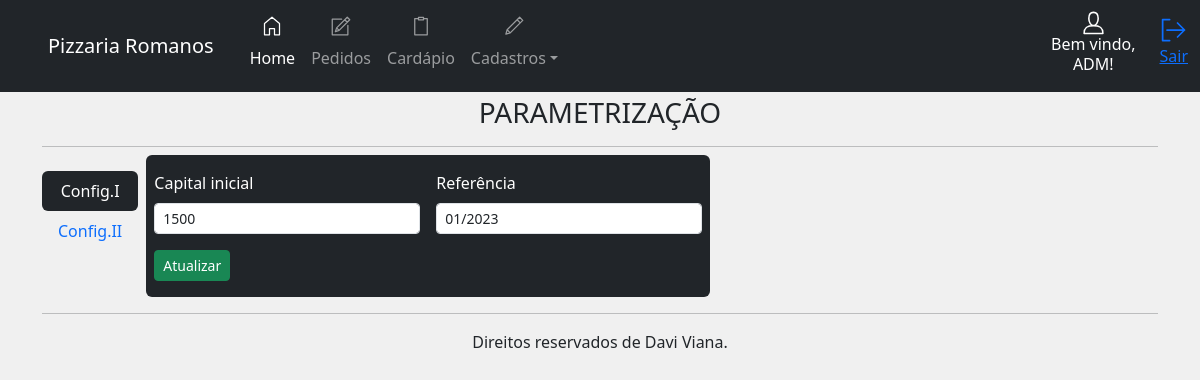
Screenshot of /painel/cad/config (signed in) with the database file from the repository.
### app/__init__.py (models this page shows, shortened)
class cadempresa(UserMixin, db.Model):
    id = db.Column(db.Integer, primary_key=True, autoincrement=True)
    company_name = db.Column(db.String(100))
    corporate_name = db.Column(db.String(100))
    address = db.Column(db.String(100))
    district = db.Column(db.String(200))
    city = db.Column(db.String(200))
    cep = db.Column(db.String(50))
    email = db.Column(db.String(50))
    tel = db.Column(db.String(50))
    cnpj = db.Column(db.String(50))
    dt_create = db.Column(db.DATETIME)

class users(UserMixin, db.Model):
    id = db.Column(db.Integer, primary_key=True, autoincrement=True)
    user = db.Column(db.String(10))
    name = db.Column(db.String(50))
    email = db.Column(db.String(100))
    password = db.Column(db.String(200))
    dt_create = db.Column(db.DATETIME)
    situation = db.Column(db.String(50))

class controle(UserMixin, db.Model):
    id = db.Column(db.Integer, primary_key=True, autoincrement=True)
    debito = db.Column(db.String(50))
    dt_ref = db.Column(db.String(50))

### app/cad.py (the view, shortened to what this page needs)
@bp.route('/config', methods=['POST', 'GET'])
@login_required
def config():
    config1 = controle.query.filter_by(id=1).first()
    menu_panel = panel.load_menu()
    return render_template('panel/config.html', config1=config1, menu_panel=menu_panel)

### app/__init__.py (called while the page is built)
@login_manager.user_loader
def get(user):
    return users.query.get(user)

def load_menu():
    empresa = cadempresa.query.filter_by(id=1).first()
    if empresa is None:
        company_name = 'NOME EMPRESA'
    else:
        company_name = empresa.company_name
    username = current_user.name
    return username, company_name

### app/templates/panel/config.html (shortened to what this page needs)
{% extends 'panel/home.html' %}
{% block panel %}
<br>
<h3 style="text-align: center;">PARAMETRIZAÇÃO</h3>
<hr>
<div class="d-flex align-items-start pt-2">
    <div class="nav flex-column nav-pills me-3" id="v-pills-tab" role="tablist" aria-orientation="vertical">
        <button class="nav-link active" id="v-pills-home-tab" data-bs-toggle="pill" data-bs-target="#v-pills-home"
            type="button" role="tab" aria-controls="v-pills-home" aria-selected="true">Config.I</button>
         <button class="nav-link" id="v-pills-profile-tab" data-bs-toggle="pill" data-bs-target="#v-pills-profile"
            type="button" role="tab" aria-controls="v-pills-profile" aria-selected="false">Config.II</button>
    </div>
    <div class="tab-content" id="v-pills-tabContent">
        <div class="tab-pane fade show active" id="v-pills-home" role="tabpanel" aria-labelledby="v-pills-home-tab"
            tabindex="0">
            <form class="row g-3 text-bg-dark pb-3 rounded" action="{{url_for('cad.config')}}" method="POST">
                <div class="col-md-6">
                    <label for="debito" class="form-label">Capital inicial</label>
                    <input type="text" class="form-control form-control-sm" id="debito" name="debito" value="{{ config1.debito }}" required>
                </div>
                <div class="col-md-6">
                    <label for="dt_ref" class="form-label">Referência</label>
                    <input type="text" class="form-control form-control-sm" id="dt_ref" name="dt_ref" value="{{ config1.dt_ref }}" required>
                </div>
                <div class="col-12">
                    <button type="submit" class="btn btn-success btn-sm">Atualizar</button>
                </div>
            </form>
        </div>
    </div>
</div>
{% endblock %}

### app/templates/panel/home.html (shortened to what this page needs)
{% extends 'layout.html' %}
{% block content %}
<header>
    <nav class="navbar navbar-expand-lg navbar-dark bg-dark fixed-top">
        <a class="navbar-brand ps-5 text-center">{{ menu_panel[1] }}</a>
        <div class="container">
            <div class="collapse navbar-collapse" id="navbarSupportedContent">
                <ul class="navbar-nav me-auto">
                    <li class="nav-item">
                        <a class="nav-link active " aria-current="page" href="{{url_for('panel.home')}}"><svg
                                id="i-home" xmlns="http://www.w3.org/2000/svg" viewBox="0 0 32 32" width="40"
                                height="20" fill="none" stroke="currentcolor" stroke-linecap="round"
                                stroke-linejoin="round" stroke-width="2"
                                class="position-relative top-0 start-50 translate-middle">
                                <path d="M12 20 L12 30 4 30 4 12 16 2 28 12 28 30 20 30 20 20 Z" />
                            </svg> <br>Home</a>
                    </li>
                    <li class="nav-item">
                        <a class="nav-link" href="{{url_for('panel.pedidos_')}}">  <br>Pedidos</a>
                    </li>
                    <li class="nav-item">
                        <a class="nav-link" href="{{url_for('panel.cardapio')}}">  <br>Cardápio</a>
                    </li>
                    <li class="nav-item dropdown">
                        <a class="nav-link dropdown-toggle" href="#" id="navbarDropdown" role="button"
                            data-bs-toggle="dropdown" aria-expanded="false">  <br>Cadastros</a>
                    </li>
                </ul>
                <div class="d-flex flex-column align-items-center text-bg-dark me-4">
                    <h6 class="text-center">Bem vindo,<br> {{ menu_panel[0] }}!</h6>
                </div>
                <a href="{{url_for('auth.logout')}}" class="mt-2" role="button" title="Sair"><svg id="i-signout"
                        xmlns="http://www.w3.org/2000/svg" viewBox="0 0 32 32" width="28" height="28" fill="none"
                        stroke="currentcolor" stroke-linecap="round" stroke-linejoin="round" stroke-width="2">
                        <path d="M28 16 L8 16 M20 8 L28 16 20 24 M11 28 L3 28 3 4 11 4" />
                    </svg>
                    <p>Sair</p>
                </a>
            </div>
        </div>
    </nav>
</header>
<main class="container pt-5 mt-4">
    {% block panel %}{% endblock %}
    <hr>
</main>
<footer class="container pb-3" style="text-align: center;">
    Direitos reservados de Davi Viana.
</footer>
{% endblock %}

### app/static/css/style.css (style rules this page uses)
.text-center { text-align: center; }
.nav-pills .nav-link.active, .nav-pills .show>.nav-link { background-color: RGBA(33,37,41,var(--bs-bg-opacity,1))!important; color: #fff!important; }

### rows the page displays
cadempresa: company_name "Pizzaria Romanos"
users: name "ADM"
controle: debito "1500", dt_ref "01/2023"
